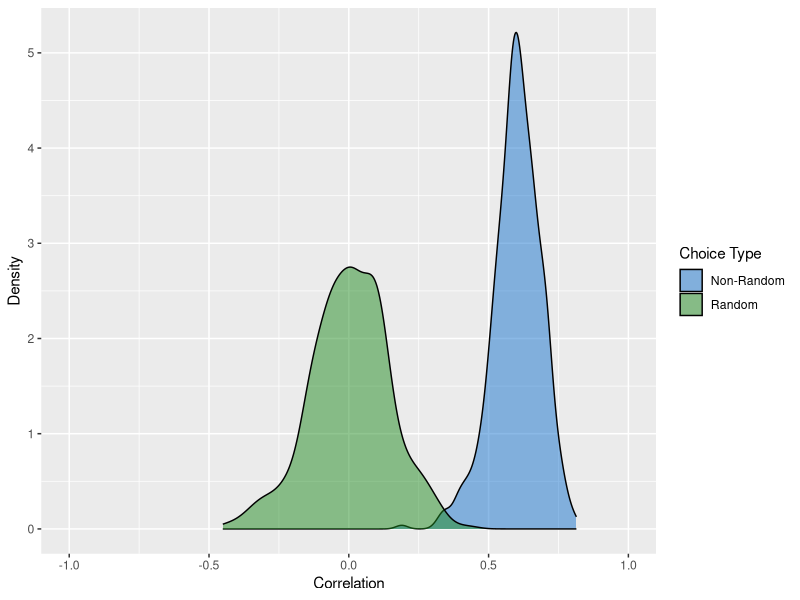

Recreate this plot in R.
## ---- chunk 1
knitr::opts_chunk$set(echo = TRUE)
## ---- chunk 2

library(ggplot2)

## ---- chunk 3

#Population Size#
#Total number of agents to be generated
popSize<-100



#Maximum Number of Dates#
#Maximum number of dates agents will go on before giving up
maxDates<-50



#Model Loops#
#Number of times to repeat the model
modelLoops<-500

## ---- chunk 4

#Agent Generation#
#A function to generate agents
agentGenerate<-function(n,sex){
  
  #n = number of agents to generate
  #sex = sex of desired agents
  
  #Assign agents a random physical attractiveness
  physAtt<-runif(n,0,10)
  
  #Create a vector to store the number of dates agents have been on
  numDates<-0
  
  #Put the agents together
  agents<-data.frame(sex,physAtt,numDates)
  
  #Output the agents
  return(agents)
}

## ---- chunk 5

#Generate a blank dataframe to store model results
results<-data.frame("loop"=1:modelLoops,
                    "type"=rep(c("random","nonRandom"),each=modelLoops),
                    "r"=NA)

#Repeat the model modelLoops times
for (m in 1:modelLoops) {
  
  #Generate the agents
  females <- agentGenerate(popSize / 2, "female")
  males <- agentGenerate(popSize / 2, "male")
  
  #Create empty vectors to store paired agents
  pairedFemales <- c()
  pairedMales <- c()
  
  
  while (length(pairedMales) < nrow(males)) {
    #Date#
    
    #Create a vector of all agents
    mDate <- 1:nrow(males)
    fDate <- 1:nrow(females)
    
    #Limit this vector to single agents
    mDate <- mDate[!(mDate %in% pairedMales)]
    fDate <- fDate[!(fDate %in% pairedFemales)]
    
    
    #If more than one male remains...
    if (length(mDate) > 1) {
      #Pick one at random to go on a date
      mDate <- sample(mDate, 1)
    }
    
    #Same thing for females
    if (length(fDate) > 1) {
      fDate <- sample(fDate, 1)
    }
    
    #For the agents going on a date,
    #increment their number of dates by 1
    females$numDates[fDate] <- females$numDates[fDate] + 1
    males$numDates[mDate] <- males$numDates[mDate] + 1
    
    
    
    #Offer#
    
    #Calculate how selective each agent should be based on number of dates completed so far
    fChoosiness <- (maxDates - females$numDates[fDate]) / maxDates
    mChoosiness <- (maxDates - males$numDates[mDate]) / maxDates
    
    #Prevent choosiness values less than 0
    fChoosiness <- ifelse(fChoosiness < 0, 0, fChoosiness)
    mChoosiness <- ifelse(mChoosiness < 0, 0, mChoosiness)
    
    #Set the probability of making an offer proportional to (1) date attractiveness and (2) number of dates so far
    fProb <- ((males$physAtt[mDate] ^ 3) / 1000) ^ fChoosiness
    mProb <- ((females$physAtt[fDate] ^ 3) / 1000) ^ mChoosiness
    
    #Have each agent probabilistically make an offer of commitment
    fOffer <- rbinom(1, 1, fProb)
    mOffer <- rbinom(1, 1, mProb)
    
    
    
    #Pair#
    
    #If both agents made mutual offers...
    if (fOffer & mOffer) {
      #Add their index to the paired agent vectors
      pairedFemales <- c(pairedFemales, fDate)
      pairedMales <- c(pairedMales, mDate)
    }
    
  }
  
  #Store the attractiveness correlations in the results dataframe for both non-random and random partner choice
  results$r[results$loop==m & 
              results$type=="nonRandom"]<-cor(females$physAtt[pairedFemales], 
                                              males$physAtt[pairedMales])
  
    results$r[results$loop==m & 
                results$type=="random"]<-cor(sample(females$physAtt),
                                             sample(males$physAtt))
    
}


## ---- chunk 6

p1<-ggplot(data=results,
           aes(x=r,
               fill=type))+
  labs(x="Correlation",y="Density",fill="Choice Type")+
  geom_density(alpha=.5)+
  scale_fill_manual(labels=c("Non-Random","Random"),
                    values=c("dodgerblue3","forestgreen"))+
  coord_cartesian(xlim=c(-1,1))

p1

